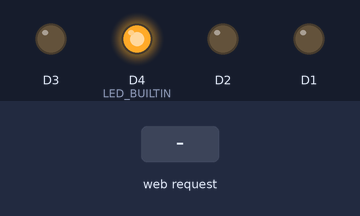
The program below on a simulated ESP8266 (NodeMCU). Parts: output pins drawn as LEDs (lit = HIGH, except the on-board LED, lit = LOW). The test bench sets the inputs (shaded band). WiFi joins after 1.5 s; servers stay silent unless stated.

Above: at 3.2 s.
3.3 s: HTTP request GET /frente received
At 3.7 s:
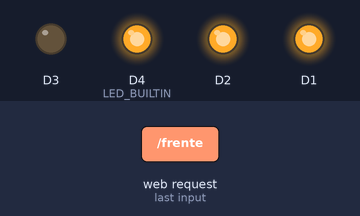
4.8 s: HTTP request GET /tras received
At 6.0 s:
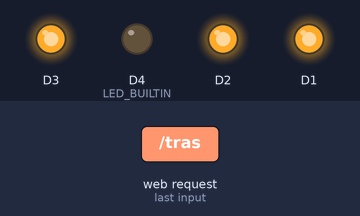
6.3 s: HTTP request GET /direita received
At 7.3 s:
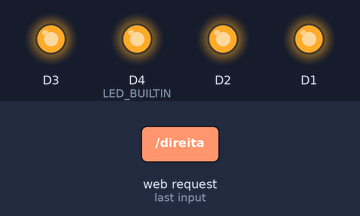
7.8 s: HTTP request GET /esquerda received
At 8.4 s:
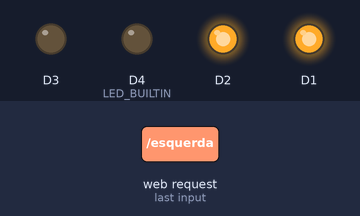
9.3 s: HTTP request GET /parar received
At 10.7 s:
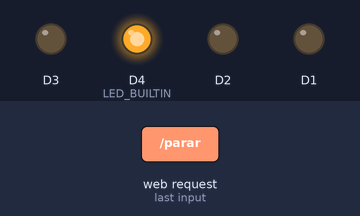
Timing chart, 0 to 11.8 s (numbered marks = the images above; inputs shaded):
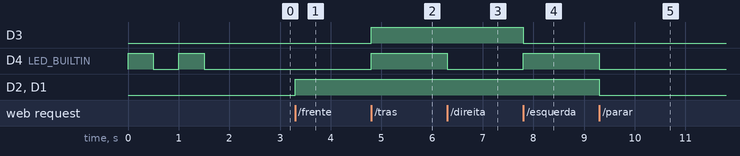

The program:

main.cpp
```cpp
#include <ArduinoOTA.h>
#include <ESP8266WebServer.h>

//upload_port = espota.local

ESP8266WebServer server(80);

char ssid[] = "Samsung";
char password[] = "juliogatao";

void connect_wifi();
void frente();
void tras();
void direita();
void esquerda();
void parar();
void wifistatus();

void setup() {
  Serial.begin(115200);
  // WiFi.mode(WIFI_STA);

  pinMode(LED_BUILTIN, OUTPUT);

  //Pinos dos motores
  pinMode(D1, OUTPUT);
  pinMode(D2, OUTPUT);
  pinMode(D3, OUTPUT);
  pinMode(D4, OUTPUT);

  digitalWrite(LED_BUILTIN,1);

  digitalWrite(D1, 0);
  digitalWrite(D3, 0);
  digitalWrite(D2, 0);
  digitalWrite(D4, 0);

  connect_wifi();
  server.on("/frente", frente);
  server.on("/tras", tras);
  server.on("/direita", direita);
  server.on("/esquerda", esquerda);
  server.on("/parar", parar);
  server.on("/wifistatus", wifistatus);
  server.begin();

  ArduinoOTA.setHostname("espota");

  ArduinoOTA.onStart([]() {
    String type;
    if (ArduinoOTA.getCommand() == U_FLASH)
      type = "sketch";
    else // U_SPIFFS
      type = "filesystem";

    // NOTE: if updating SPIFFS this would be the place to unmount SPIFFS using SPIFFS.end()
    Serial.println("Start updating " + type);
  });
  ArduinoOTA.onEnd([]() {
    Serial.println("\nEnd");
  });
  ArduinoOTA.onProgress([](unsigned int progress, unsigned int total) {
    Serial.printf("Progress: %u%%\r", (progress / (total / 100)));
  });
  ArduinoOTA.onError([](ota_error_t error) {
    Serial.printf("Error[%u]: ", error);
    if (error == OTA_AUTH_ERROR) Serial.println("Auth Failed");
    else if (error == OTA_BEGIN_ERROR) Serial.println("Begin Failed");
    else if (error == OTA_CONNECT_ERROR) Serial.println("Connect Failed");
    else if (error == OTA_RECEIVE_ERROR) Serial.println("Receive Failed");
    else if (error == OTA_END_ERROR) Serial.println("End Failed");
  });
  ArduinoOTA.begin();
}

void loop() {
  ArduinoOTA.handle();
  server.handleClient();
  if (WiFi.status() != WL_CONNECTED) connect_wifi();
}

void connect_wifi() {
  WiFi.begin(ssid, password);
  WiFi.hostname("espota");
  while (WiFi.status() != WL_CONNECTED) {
    digitalWrite(LED_BUILTIN,1);
    delay(500);
    digitalWrite(LED_BUILTIN,0);
    delay(500);
  }
}

void wifistatus() {
  if (WiFi.status() == WL_CONNECTED)
    server.send(200, "text/plain", "1");
  else
    server.send(200, "text/plain", "0");
}

void frente() {
  digitalWrite(D1, 1);
  digitalWrite(D3, 0);
  digitalWrite(D2, 1);
  digitalWrite(D4, 0);
}

void parar(){
  digitalWrite(D1, 0);
  digitalWrite(D3, 0);
  digitalWrite(D2, 0);
  digitalWrite(D4, 0);
}

void tras(){
  digitalWrite(D1, 1);
  digitalWrite(D3, 1);
  digitalWrite(D2, 1);
  digitalWrite(D4, 1);
}

void direita(){
  digitalWrite(D1, 1);
  digitalWrite(D3, 1);
  digitalWrite(D2, 1);
  digitalWrite(D4, 0);
}

void esquerda(){
  digitalWrite(D1, 1);
  digitalWrite(D3, 0);
  digitalWrite(D2, 1);
  digitalWrite(D4, 1);
}
```

Measured:
- after the input at 3.3 s, D2, D1: LOW → HIGH at once
- after the input at 4.8 s, D3, D4 (LED_BUILTIN): LOW → HIGH at once
- after the input at 6.3 s, D4 (LED_BUILTIN): HIGH → LOW at once
- after the input at 7.8 s, D3: HIGH → LOW at once; D4 (LED_BUILTIN): LOW → HIGH at once
- after the input at 9.3 s, D4 (LED_BUILTIN), D2, D1: HIGH → LOW at once
